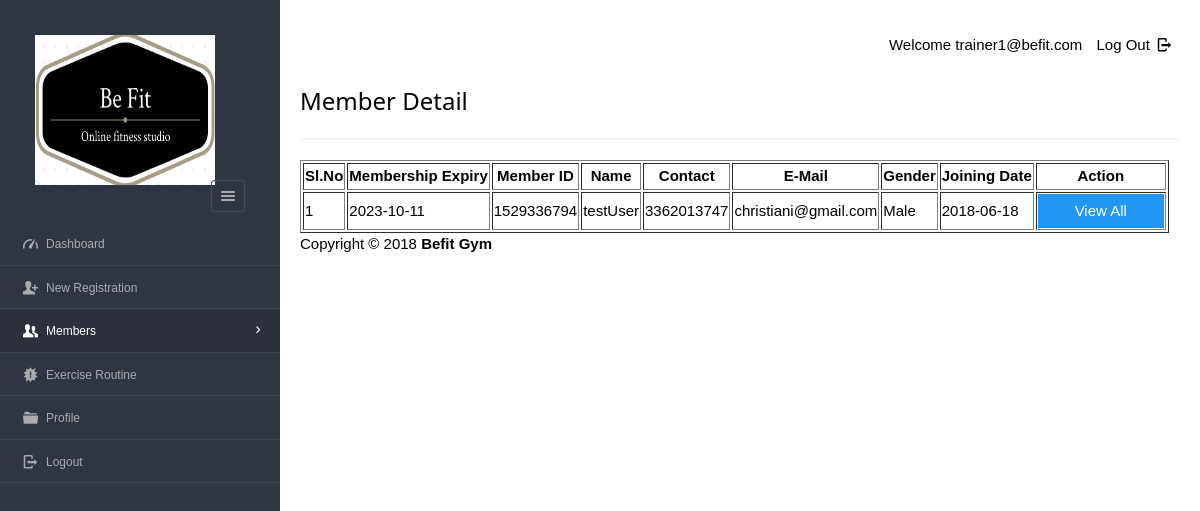
The app's page /Trainer/dashboard/admin/table_view.php (signed in) with its own data.
### tables this page shows
CREATE TABLE `enrolls_to` (
  `et_id` int(5) NOT NULL,
  `pid` varchar(8) NOT NULL,
  `uid` varchar(20) NOT NULL,
  `paid_date` varchar(15) DEFAULT NULL,
  `expire` varchar(15) DEFAULT NULL,
  `renewal` varchar(15) DEFAULT NULL
);

CREATE TABLE `users` (
  `userid` varchar(20) NOT NULL,
  `username` varchar(40) NOT NULL,
  `gender` varchar(8) NOT NULL,
  `mobile` varchar(20) NOT NULL,
  `email` varchar(20) NOT NULL,
  `pass_key` varchar(30) NOT NULL,
  `dob` varchar(10) NOT NULL,
  `joining_date` varchar(10) NOT NULL
);

### Trainer/dashboard/admin/table_view.php (the view, shortened to what this page needs)
<?php
require '../../include/db_conn.php';
?>
<!DOCTYPE html>
<html lang="en">
<head>
   <link rel="stylesheet" href="../../css/style.css"  id="style-resource-5">
    <link rel="stylesheet" href="../../css/dashMain.css">
    <link rel="stylesheet" type="text/css" href="../../css/entypo.css">
	<link href="a1style.css" rel="stylesheet" type="text/css">
</head>
    <body class="page-body  page-fade" onload="collapseSidebar()">
    	<div class="page-container sidebar-collapsed" id="navbarcollapse">
		<div class="sidebar-menu">
			<header class="logo-env">
			<div class="logo">
				<a href="main.php">
					<img src="../../images/logo.png" alt="" width="192" height="80" />
				</a>
			</div>
					<div class="sidebar-collapse" onclick="collapseSidebar()">
				<a href="#" class="sidebar-collapse-icon with-animation">
					<i class="entypo-menu"></i>
				</a>
			</div>
			</header>
    		<?php include('nav.php'); ?>
    	</div>
    		<div class="main-content">
				<div class="row">
					<div class="col-md-6 col-sm-8 clearfix">
					</div>
					<div class="col-md-6 col-sm-4 clearfix hidden-xs">
						<ul class="list-inline links-list pull-right">
							<li>Welcome <?php echo $_SESSION['full_name']; ?>
							</li>
							<li>
								<a href="logout.php">
									Log Out <i class="entypo-logout right"></i>
								</a>
							</li>
						</ul>
					</div>
				</div>
		<h3>Member Detail</h3>
		<hr />
		<table class="table table-bordered datatable" id="table-1" border=1>
			<thead>
				<tr><h2>
					<th>Sl.No</th>
					<th>Membership Expiry</th>
					<th>Member ID</th>
					<th>Name</th>
					<th>Contact</th>
					<th>E-Mail</th>
					<th>Gender</th>
					<th>Joining Date</th>
					<th>Action</th></h2>
				</tr>
			</thead>
				<tbody>
						<?php
							$query  = "select * from users ORDER BY joining_date";
							$result = mysqli_query($con, $query);
							$sno    = 1;
							if (mysqli_affected_rows($con) != 0) {
							    while ($row = mysqli_fetch_array($result, MYSQLI_ASSOC)) {
							        $uid   = $row['userid'];
							        $query1  = "select * from enrolls_to WHERE uid='$uid' AND renewal='yes'";
							        $result1 = mysqli_query($con, $query1);
							        if (mysqli_affected_rows($con) == 1) {
							            while ($row1 = mysqli_fetch_array($result1, MYSQLI_ASSOC)) {
							                echo "<tr><td>".$sno."</td>";
							                echo "<td>" . $row1['expire'] . "</td>";
							                echo "<td>" . $row['userid'] . "</td>";
							                echo "<td>" . $row['username'] . "</td>";
							                echo "<td>" . $row['mobile'] . "</td>";
							                echo "<td>" . $row['email'] . "</td>";
							                echo "<td>" . $row['gender'] . "</td>";
							                echo "<td>" . $row['joining_date'] ."</td>";
							                $sno++;
							                echo "<td><form action='viewall_detail.php' method='post'><input type='hidden' name='name' value='" . $uid . "'/><input type='submit' class='a1-btn a1-blue' id='button1' value='View All ' class='btn btn-info'/></form></td></tr>";
							            }
							        }
							    }
							}
						?>
					</tbody>
				</table>
			<?php include('footer.php'); ?>
    	</div>
    </body>
</html>

### Trainer/css/style.css (style rules this page uses)
html { font-size: 62.5%; font-family: sans-serif; }
div { display: block; }
body { font-family: "Noto Sans", sans-serif, "Helvetica Neue", Helvetica, Arial, sans-serif; font-size: 12px; line-height: 1.428571429; display: block; margin: 0; }
*, *:before, *:after { box-sizing: border-box; }
a { text-decoration: none; background: transparent; }
img { vertical-align: middle; }
img { border: 0; }
.logo img { width: 220px; height: 200px; }
input, button, select, textarea { font-family: inherit; font-size: inherit; line-height: inherit; }
button, input { line-height: normal; }
button, input, select, textarea { font-family: inherit; font-size: 100%; margin: 0; }
input { background-color: white; cursor: text; padding: 1px; border-width: 2px; border-style: inset; border-color: initial; border-image: initial; }
input, textarea, select, button { text-rendering: auto; color: initial; letter-spacing: normal; word-spacing: normal; text-transform: none; text-indent: 0px; text-shadow: none; display: inline-block; text-align: start; margin: 0em; font: 400 13.3333px Arial; }
button, html input[type="button"], input[type="reset"], input[type="submit"] { cursor: pointer; }
a { color: #373e4a; text-decoration: none; }
a { background: transparent; }
a { color: #373e4a; }
.page-container { position: relative; padding-left: 280px; }
.page-container .sidebar-menu { position: absolute; width: 280px; top: 0; left: 0; bottom: 0; background: #303641; color: #aaabae; z-index: 1; min-height: 796px; box-sizing: border-box; }
.page-container .sidebar-menu .logo-env { width: 100%; padding: 35px; padding-bottom: 10px; box-sizing: border-box; }
.page-container .sidebar-menu .logo-env:before, .page-container .sidebar-menu .logo-env:after { content: " "; display: table; }
.page-container .sidebar-menu .logo-env > div { display: block; vertical-align: middle; white-space: nowrap; float: left; }
.page-container .sidebar-menu .logo-env > div > a { display: inline-block; color: #aaabae; }
.page-container .sidebar-menu .logo-env > div.sidebar-collapse, .page-container .sidebar-menu .logo-env > div.sidebar-mobile-menu { position: relative; float: right; }
.page-container .sidebar-menu .logo-env > div.sidebar-collapse a, .page-container .sidebar-menu .logo-env > div.sidebar-mobile-menu a { display: inline-block; border: 1px solid #454a54; text-align: center; padding: 0; line-height: 1; font-size: 20px; font-weight: 300; padding: 5px 2px; background-clip: padding-box; border-radius: 3px; transition: all 200ms ease-in-out; }
.page-container .sidebar-menu .logo-env .logo img { width: 180px; height: 150px; }
.page-container .sidebar-menu .logo-env:after { clear: both; }
ul, ol { margin-top: 0; margin-bottom: 8.5px; }
ul, menu, dir { display: block; list-style-type: disc; }
li { display: list-item; }
i, cite, em, var, address, dfn { font-style: italic; }

### Trainer/css/entypo.css (style rules this page uses)
[class^="entypo-"]:before, [class*=" entypo-"]:before { font-family: "entypo"; font-style: normal; font-weight: normal; speak: none; display: inline-block; text-decoration: inherit; width: 1em; margin-right: .2em; text-align: center; font-variant: normal; text-transform: none; line-height: 1em; margin-left: .2em; }
.entypo-menu:before { content: '\e811'; }
.entypo-logout:before { content: '\e85d'; }

### Trainer/dashboard/admin/table_view.php (style rules this page uses)
#button1 { width:126px; }

### records on screen
enrolls_to: expire "2023-10-11", uid.userid "1529336794", uid.username "testUser", uid.mobile "3362013747", uid.email "christiani@gmail.com", uid.gender "Male", uid.joining_date "2018-06-18"

### other values on screen
$_SESSION['full_name'] "trainer1@befit.com"
